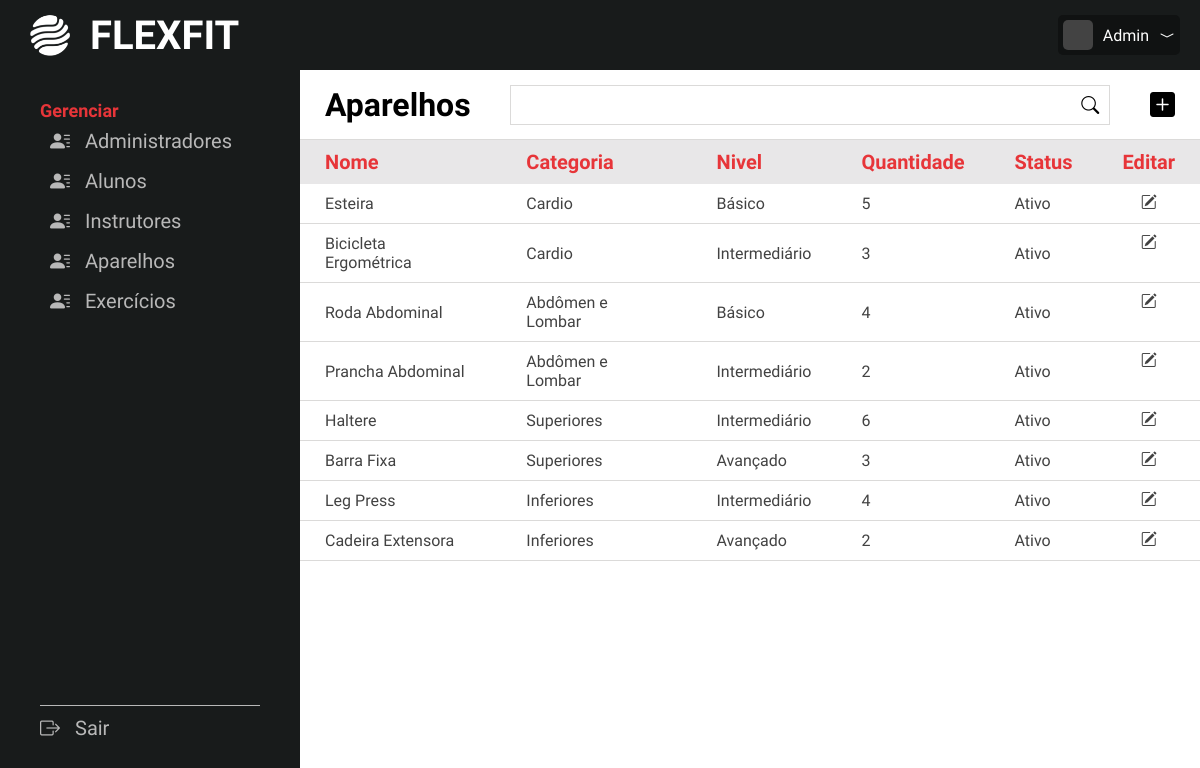
The app's page /adm/listaaparelhos.php (signed in) with its own data.
### tables this page shows
CREATE TABLE aparelhos(
    apa_id INT NOT NULL AUTO_INCREMENT PRIMARY KEY,
    apa_nome VARCHAR(30) NOT NULL,
    apa_categoria ENUM('Cardio', 'Abdômen e Lombar', 'Superiores', 'Inferiores' ),
    apa_nivel ENUM('Básico', 'Intermediário', 'Avançado') NOT NULL,
    apa_quantidade INT NOT NULL,
    apa_status CHAR(1)
);

### adm/listaaparelhos.php (the view, shortened to what this page needs)
<?php
include("backnav.php");
$sql = "SELECT * FROM aparelhos WHERE apa_status = 's'";
$resultado = mysqli_query($link, $sql);
?>
<!DOCTYPE html>
<html lang="en">
<head>
    <link rel="stylesheet" href="../css/style.css">
    <link rel="stylesheet" href="https://cdn.jsdelivr.net/npm/bootstrap-icons@1.11.3/font/bootstrap-icons.min.css">
</head>
<body>
    <main class="main-lista">
        <header class="lista-header">
            <div class="left">
                <h3>Aparelhos</h3>
            </div>
            <div class="middle">
                <form action="listaaparelhos.php" method="post" class="search-form">
                    <div class="input-box">
                        <input type="text" name="search">
                        <button type="submit" class="search-btn" name="searchbtn"><i class="bi bi-search"></i></button>
                    </div>
                </form>
            </div>
            <div class="right">
                <a href="novoaparelho.php"><i class="bi bi-plus-square-fill"></i></a>
            </div>
        </header>
        <div class="lista-container">
            <table>
                <thead>
                    <tr>
                        <th>Nome</th>
                        <th>Categoria</th>
                        <th>Nivel</th>
                        <th>Quantidade</th>
                        <th>Status</th>
                        <th class="tools">Editar</th>
                    </tr>
                </thead>
                <tbody>
                <?php
                    while ($tbl = mysqli_fetch_array($resultado)){
                    ?>
                    <tr>
                        <td><?=$tbl['apa_nome']?></td>
                        <td><?=$tbl['apa_categoria']?></td>
                        <td><?=$tbl['apa_nivel']?></td>
                        <td><?=$tbl['apa_quantidade']?></td>
                        <td><?= $check = ($tbl['apa_status'] == "s") ? "Ativo" : "Inativo" ?></td>
                        <td class="tools">
                            <a href="alteraaparelho.php?id=<?=$tbl[0]?>"><i class="bi bi-pencil-square"></i></a>
                        </td>
                    </tr>
                    <?php
                    }
                    ?>
                </tbody>
            </table>
        </div>
    </main>
</body>
</html>

### css/style.css (style rules this page uses)
* { font-family: "Saira Condensed", sans-serif; margin: 0; padding: 0; text-decoration: none; box-sizing: border-box; list-style: none; scroll-behavior: smooth; }
body { background-color: #E8E7E8; }
.main-lista { background-color: #FFF; width: calc(100% - 300px); height: calc(100vh - 70px); float: right; display: grid; grid-template-rows: 70px 1fr; }
.main-lista .lista-header { padding: 0 25px; display: flex; align-items: center; justify-content: space-between; border-bottom: 1px solid #dbdad9; }
.main-lista .lista-header h3 { font-size: 32px; font-weight: 600; }
.main-lista .lista-header a { color: #000; }
.main-lista .lista-header .right i { font-size: 25px; }
.main-lista .lista-header .middle .search-form .input-box { display: flex; width: 600px; height: 40px; border: 1px solid #dbdad9; }
.main-lista .lista-header .middle .search-form .input-box input { width: 100%; border: none; background: none; padding: 0 15px; outline: none; font-size: 16px; }
.main-lista .lista-header .middle .search-form .input-box .search-btn { padding: 0 10px; border: none; background: none; cursor: pointer; }
.main-lista .lista-header .middle .search-form .input-box .search-btn i { font-size: 18px; }
.main-lista .lista-container table { width: 100%; border-collapse: collapse; text-align: left; }
.main-lista .lista-container table thead { background-color: #E8E7E8; }
.main-lista .lista-container table thead tr th { padding: 10px 25px; font-size: 20px; color: #E73539; }
.main-lista .lista-container table thead tr .tools { text-align: center; }
.main-lista .lista-container table tbody tr { border-bottom: 1px solid #dbdad9; }
.main-lista .lista-container table tbody tr td { padding: 10px 25px; font-size: 16px; font-weight: 500; color: #424242; }
.main-lista .lista-container table tbody tr .tools { display: flex; justify-content: center; gap: 15px; }
.main-lista .lista-container table tbody tr .tools a { color: #424242; }

### records on screen
aparelhos: apa_nome "Esteira", apa_categoria "Cardio", apa_nivel "Básico", apa_quantidade "5", apa_status "Ativo"
aparelhos: apa_nome "Bicicleta Ergométrica", apa_categoria "Cardio", apa_nivel "Intermediário", apa_quantidade "3", apa_status "Ativo"
aparelhos: apa_nome "Roda Abdominal", apa_categoria "Abdômen e Lombar", apa_nivel "Básico", apa_quantidade "4", apa_status "Ativo"
aparelhos: apa_nome "Prancha Abdominal", apa_categoria "Abdômen e Lombar", apa_nivel "Intermediário", apa_quantidade "2", apa_status "Ativo"
aparelhos: apa_nome "Haltere", apa_categoria "Superiores", apa_nivel "Intermediário", apa_quantidade "6", apa_status "Ativo"
aparelhos: apa_nome "Barra Fixa", apa_categoria "Superiores", apa_nivel "Avançado", apa_quantidade "3", apa_status "Ativo"
aparelhos: apa_nome "Leg Press", apa_categoria "Inferiores", apa_nivel "Intermediário", apa_quantidade "4", apa_status "Ativo"
aparelhos: apa_nome "Cadeira Extensora", apa_categoria "Inferiores", apa_nivel "Avançado", apa_quantidade "2", apa_status "Ativo"

### other values on screen
$nome "Admin"
